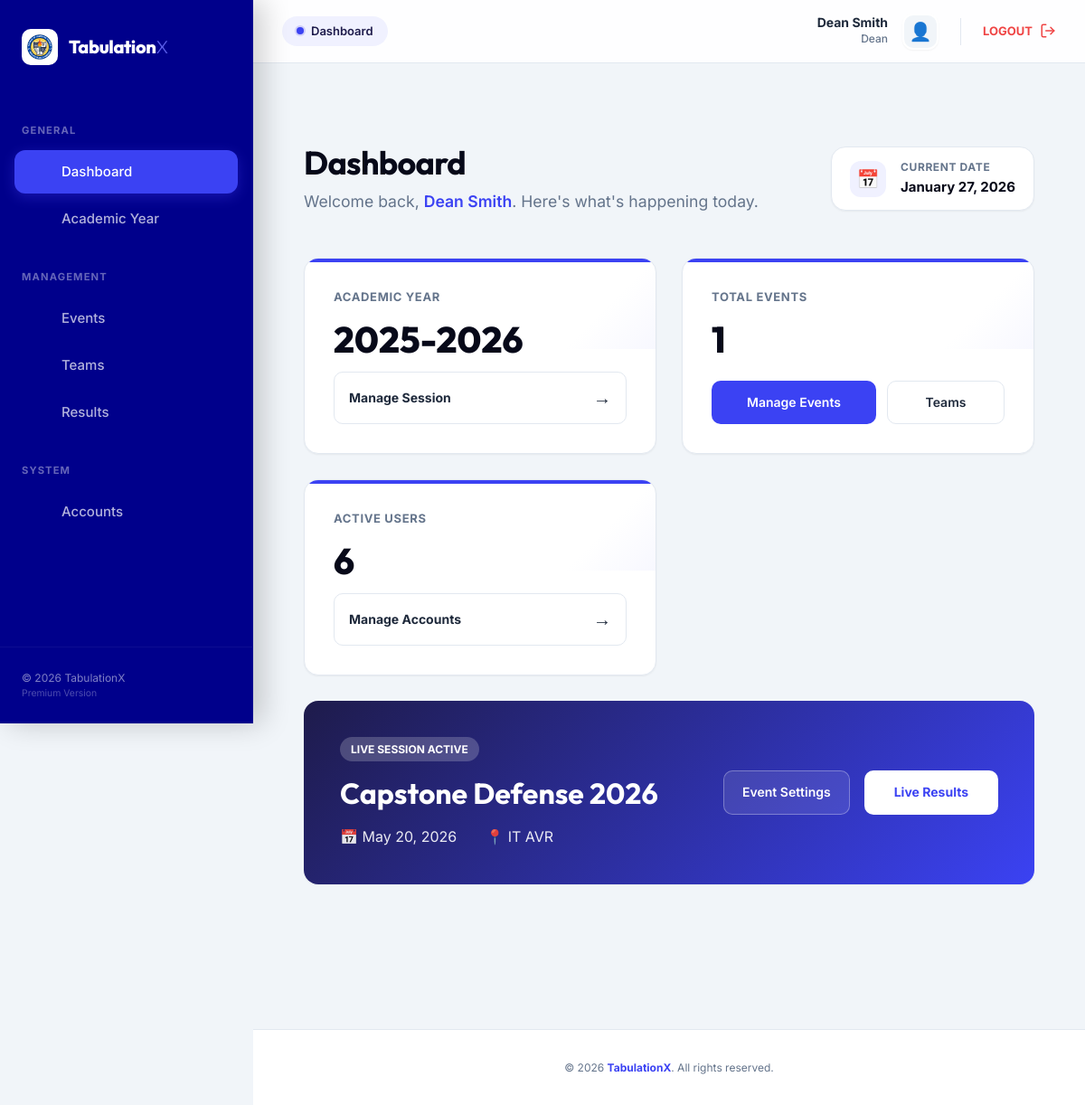
The app's page /dean/dashboard.php (signed in) with its own data.
### tables this page shows
CREATE TABLE IF NOT EXISTS school_years (
    id INT AUTO_INCREMENT PRIMARY KEY,
    year_label VARCHAR(50) NOT NULL,  
    status ENUM('active', 'inactive') DEFAULT 'active'
);

CREATE TABLE IF NOT EXISTS events (
    id INT AUTO_INCREMENT PRIMARY KEY,
    title VARCHAR(200) NOT NULL,
    description TEXT,
    event_date DATETIME NOT NULL,
    venue VARCHAR(200),
    school_year_id INT,
    status ENUM('upcoming', 'ongoing', 'completed') DEFAULT 'upcoming',
    is_results_released BOOLEAN DEFAULT FALSE,
    FOREIGN KEY (school_year_id) REFERENCES school_years(id) ON DELETE SET NULL
);

### includes/functions.php (called while the page is built, shortened)
<?php
function get_active_school_year($pdo) {
    $stmt = $pdo->query("SELECT * FROM school_years WHERE status = 'active' LIMIT 1");
    return $stmt->fetch();
}
function get_current_event($pdo) {
    $stmt = $pdo->query("SELECT * FROM events WHERE status = 'ongoing' ORDER BY event_date ASC LIMIT 1");
    $event = $stmt->fetch();
    return $event;
}
?>

### dean/dashboard.php (the view, shortened to what this page needs)
<?php
require_once '../config/database.php';
require_once '../includes/functions.php';
require_once '../components/ui.php';
$active_sy = get_active_school_year($pdo);
$curr_event = get_current_event($pdo);
?>
    <div class="container" style="margin-top: 3rem; padding-bottom: 5rem;">
        <div class="page-header" style="margin-bottom: 3rem;">
            <div>
                <h1 style="font-size: 2.25rem; letter-spacing: -0.02em;">Dashboard</h1>
                <p style="color: var(--text-light); margin-top: 0.5rem; font-size: 1.1rem;">Welcome back, <span style="color: var(--primary); font-weight: 600;"><?= htmlspecialchars($_SESSION['full_name']) ?></span>. Here's what's happening today.</p>
            </div>
            <div style="background: white; padding: 0.75rem 1.25rem; border-radius: var(--radius-lg); border: 1px solid var(--border); box-shadow: var(--shadow-sm); display: flex; align-items: center; gap: 1rem;">
                <div style="background: var(--primary-subtle); width: 40px; height: 40px; border-radius: 12px; display: flex; align-items: center; justify-content: center; font-size: 1.25rem;">📅</div>
                <div>
                    <span style="display: block; font-size: 0.75rem; color: var(--text-light); font-weight: 700; text-transform: uppercase; letter-spacing: 0.05em;">Current Date</span>
                    <strong style="color: var(--dark); font-size: 0.9375rem;"><?= date('F j, Y') ?></strong>
                </div>
            </div>
        </div>
        <div class="dashboard-grid">
            <div class="card stat-card animate-fade-in primary-top">
                <span class="stat-label">Academic Year</span>
                <div class="stat-value">
                    <?= $active_sy ? htmlspecialchars($active_sy['year_label']) : 'Not Set' ?>
                </div>
                <div style="margin-top: auto;">
                    <a href="academic.php" class="btn btn-secondary" style="width: 100%; justify-content: space-between; padding: 0.75rem 1rem;">
                        <span style="font-weight: 700;">Manage Session</span>
                        <span style="font-size: 1.25rem;">&rarr;</span>
                    </a>
                </div>
            </div>
            <div class="card stat-card animate-fade-in primary-top" style="animation-delay: 0.1s;">
                <span class="stat-label">Total Events</span>
                <div class="stat-value">
                    <?php
                        $stmt = $pdo->query("SELECT COUNT(*) FROM events");
                        echo $stmt->fetchColumn();
                    ?>
                </div>
                <div style="margin-top: auto; display: flex; gap: 0.75rem;">
                    <a href="events.php" class="btn btn-primary" style="flex: 1.5; padding: 0.75rem;">Manage Events</a>
                    <a href="teams.php" class="btn btn-secondary" style="flex: 1; padding: 0.75rem;">Teams</a>
                </div>
            </div>
            <div class="card stat-card animate-fade-in primary-top" style="animation-delay: 0.15s;">
                <span class="stat-label">Active Users</span>
                <div class="stat-value">
                    <?php
                        $stmt = $pdo->query("SELECT COUNT(*) FROM users");
                        echo $stmt->fetchColumn();
                    ?>
                </div>
                <div style="margin-top: auto;">
                    <a href="users.php" class="btn btn-secondary" style="width: 100%; justify-content: space-between; padding: 0.75rem 1rem;">
                        <span style="font-weight: 700;">Manage Accounts</span>
                        <span style="font-size: 1.25rem;">&rarr;</span>
                    </a>
                </div>
            </div>
            <div class="card animate-fade-in" style="grid-column: 1 / -1; animation-delay: 0.25s; border: none; background: linear-gradient(135deg, var(--primary-dark), var(--primary)); color: white; padding: 2.5rem;">
                <?php if($curr_event): ?>
                    <div style="display: flex; justify-content: space-between; align-items: center; flex-wrap: wrap; gap: 2rem;">
                        <div style="flex: 1; min-width: 300px;">
                            <span style="display: inline-block; padding: 4px 12px; border-radius: 20px; background: rgba(255,255,255,0.2); font-size: 0.75rem; font-weight: 700; text-transform: uppercase; margin-bottom: 1rem; color: white;">LIVE SESSION ACTIVE</span>
                            <h2 style="margin: 0; font-size: 2rem; color: white;"><?= htmlspecialchars($curr_event['title']) ?></h2>
                            <div style="display: flex; gap: 2rem; margin-top: 1rem; opacity: 0.9;">
                                <span>📅 <?= date('F j, Y', strtotime($curr_event['event_date'])) ?></span>
                                <span>📍 <?= htmlspecialchars($curr_event['venue']) ?></span>
                            </div>
                        </div>
                        <div style="display: flex; gap: 1rem; flex-wrap: wrap;">
                             <a href="manage_event.php?id=<?= $curr_event['id'] ?>" class="btn" style="background: rgba(255,255,255,0.1); color: white; border: 1px solid rgba(255,255,255,0.3);">Event Settings</a>
                             <a href="results.php?event_id=<?= $curr_event['id'] ?>" class="btn" style="background: white; color: var(--primary); font-weight: 700; padding: 0.75rem 2rem;">
                                 <span>Live Results</span>
                             </a>
                        </div>
                    </div>
                <?php endif; ?>
            </div>
        </div>
    </div>

### assets/css/style.css (style rules this page uses)
:root { --primary: #3b42f3; --primary-dark: #1e1b4b; --primary-light: #7075ff; --primary-subtle: #f0f1ff; --secondary: #64748b; --dark: #070919; --light: #f8fafc; --bg-body: #f1f5f9; --surface: #ffffff; --border: #e2e8f0; --text-main: #1e293b; --text-light: #64748b; --success: #10b981; --danger: #ef4444; --warning: #f59e0b; --font-heading: 'Outfit', sans-serif; --font-body: 'Inter', sans-serif; --shadow-sm: 0 1px 2px 0 rgb(0 0 0 / 0.05); --shadow: 0 4px 6px -1px rgb(0 0 0 / 0.1), 0 2px 4px -2px rgb(0 0 0 / 0.1); --shadow-md: 0 10px 15px -3px rgb(0 0 0 / 0.1), 0 4px 6px -4px rgb(0 0 0 / 0.1); --shadow-lg: 0 20px 25px -5px rgb(0 0 0 / 0.1), 0 8px 10px -6px rgb(0 0 0 / 0.1); --radius-sm: 6px; --radius-md: 10px; --radius-lg: 16px; --radius-xl: 24px; }
* { box-sizing: border-box; margin: 0; padding: 0; }
body { font-family: var(--font-body); background-color: var(--bg-body); color: var(--text-main); min-height: 100vh; display: flex; flex-direction: column; line-height: 1.6; -webkit-font-smoothing: antialiased; -moz-osx-font-smoothing: grayscale; }
h1, h2, h3, h4, h5, h6 { font-family: var(--font-heading); font-weight: 700; color: var(--dark); line-height: 1.2; }
a { text-decoration: none; color: inherit; transition: all 0.2s ease; }
.container { width: 100%; max-width: 1280px; margin: 0 auto; padding: 0 1.5rem; }
.card { background: var(--surface); border: 1px solid var(--border); border-radius: var(--radius-lg); box-shadow: var(--shadow-sm); padding: 1.75rem; transition: all 0.4s cubic-bezier(0.175, 0.885, 0.32, 1.275); position: relative; overflow: hidden; display: flex; flex-direction: column; }
.card::before { content: ''; position: absolute; top: 0; left: 0; width: 100%; height: 4px; background: transparent; transition: background 0.3s ease; }
.card.primary-top::before { background: var(--primary); }
.btn { display: inline-flex; align-items: center; justify-content: center; padding: 0.625rem 1.25rem; border-radius: var(--radius-md); font-weight: 600; font-size: 0.875rem; cursor: pointer; border: 1px solid transparent; transition: all 0.2s cubic-bezier(0.4, 0, 0.2, 1); gap: 0.5rem; user-select: none; }
.btn-primary { background: var(--primary); color: white; }
.btn-secondary { background: white; color: var(--text-main); border: 1px solid var(--border); }
.dashboard-grid { display: grid; grid-template-columns: repeat(auto-fit, minmax(320px, 1fr)); gap: 1.75rem; margin-top: 2rem; }
.stat-card { padding: 2rem; display: flex; flex-direction: column; border: 1px solid var(--border); position: relative; overflow: hidden; }
.stat-card::after { content: ''; position: absolute; top: 0; right: 0; width: 100px; height: 100px; background: linear-gradient(135deg, transparent 50%, var(--primary-subtle) 100%); opacity: 0.5; pointer-events: none; }
.stat-value { font-size: 2.5rem; font-weight: 800; color: var(--dark); line-height: 1; margin: 1rem 0; font-family: var(--font-heading); }
.stat-label { color: var(--text-light); font-size: 0.8125rem; font-weight: 700; text-transform: uppercase; letter-spacing: 0.05em; }
.animate-fade-in { animation: fadeIn 0.4s ease-out forwards; }
.page-header { display: flex; justify-content: space-between; align-items: center; margin-bottom: 2rem; }

### assets/css/mobile.css (style rules this page uses)
:root { --radius-lg: 16px; --radius-xl: 24px; }
.container { width: 100%; padding: 0 1.25rem; }

### records on screen
school_years: year_label "2025-2026"
events: title "Capstone Defense 2026", event_date "May 20, 2026", venue "IT AVR"

### other values on screen
$title "Dashboard"
$user_name "Dean Smith"
$role "Dean"
$_SESSION['full_name'] "Dean Smith"
$stmt->fetchColumn() "1"
$stmt->fetchColumn() "6"
